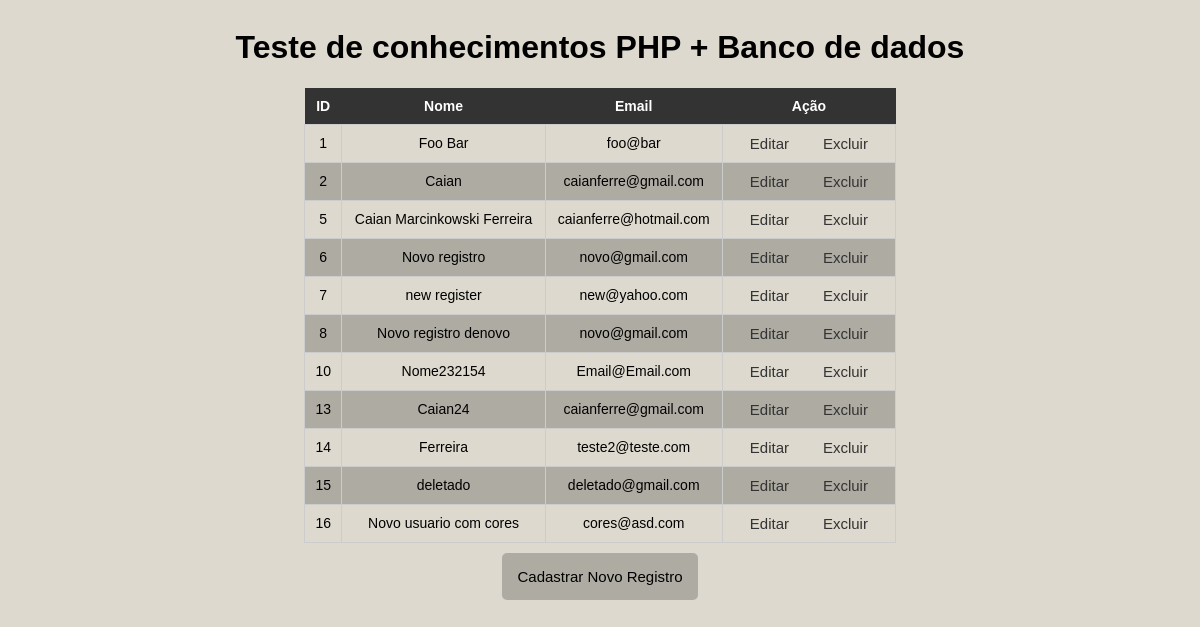
The app's page /, older data.
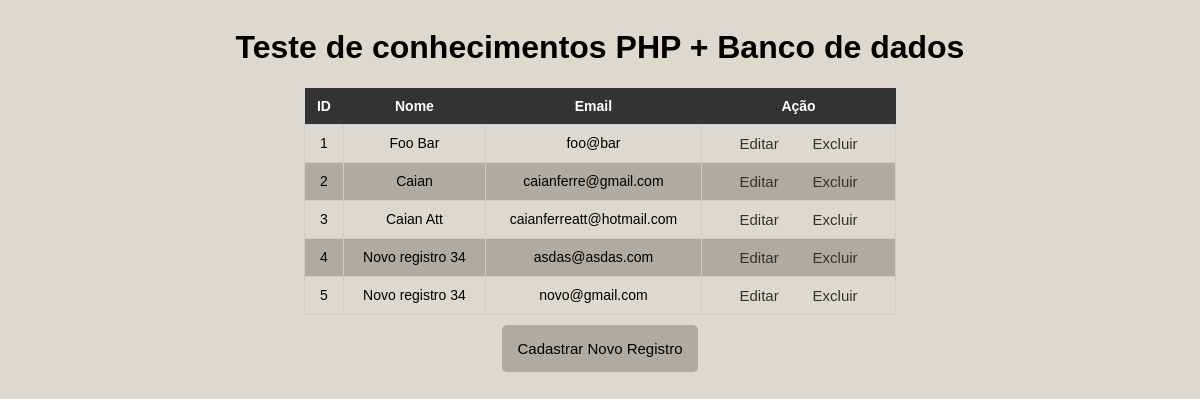
The same page, newer data.
### tables this page shows
CREATE TABLE users(
    id INTEGER PRIMARY KEY,
    name varchar(100) NOT NULL,
    email varchar(100) NOT NULL
);

### connection.php (called while the page is built, shortened)
<?php
class Connection {
    private $databaseFile;
    private $connection;
    public function __construct()
    {
        $this->databaseFile = realpath(__DIR__ . "/database/db.sqlite");
    }
    private function connect()
    {
        return $this->connection = new PDO("sqlite:{$this->databaseFile}");
    }
    public function getConnection()
    {
        return $this->connection ?: $this->connection = $this->connect();
    }
    public function query($query)
    {
        $result      = $this->getConnection()->query($query);
        $result->setFetchMode(PDO::FETCH_INTO, new stdClass);
        return $result;
    }
}

### index.php (the view)
<!DOCTYPE html>
<html>
<head>
    <link rel="stylesheet" type="text/css" href="style/style.css">
</head>
<body>
    <?php
    require 'connection.php';
    $connection = new Connection();
    $users = $connection->query("SELECT * FROM users");
    echo "
            <h1>Teste de conhecimentos PHP + Banco de dados</h1>
            <table class='styled-table'>
                <tr>
                    <th>ID</th>
                    <th>Nome</th>
                    <th>Email</th>
                    <th>Ação</th>
                </tr>
        ";
    foreach($users as $user) {
        echo sprintf("<tr>
                          <td>%s</td>
                          <td>%s</td>
                          <td>%s</td>
                          <td>
                            <a href='crud/edit/edit.php?id=%s'>Editar</a>
                            <a href='crud/delete/delete.php?id=%s'>Excluir</a>
                        </td>
                    </tr>",
        $user->id, $user->name, $user->email, $user->id, $user->id);
    }
    echo "</table>";
    echo '
        <form action="crud/create/create.php" method="post">
            <input type="submit" value="Cadastrar Novo Registro">
        </form>
    ';
    ?>
</body>
</html>

### style/style.css (style rules this page uses)
body { background-color: #ddd9ce; display: flex; flex-direction: column; align-items: center; justify-content: flex-start; height: 100vh; margin: 5; }
.styled-table { width: 50%; border-collapse: collapse; font-size: 14px; text-align: center; }
.styled-table th { background-color: #333; color: white; text-align: left; padding: 10px; text-align: center; font-family: Arial, Helvetica, sans-serif; }
.styled-table td { border: 1px solid #ccc; padding: 10px; font-family: Arial, Helvetica, sans-serif; }
.styled-table tr:nth-child(odd) { background-color: #00000036; }
input { border-radius: 5px; padding: 15px; border: none; outline: none; font-size: 15px; margin: 10px; background-color: #00000036; }
a { font-family: Arial, Helvetica, sans-serif; font-size: 15px; color: #333; margin: 15px; text-decoration: none; }
h1 { font-family: Arial, Helvetica, sans-serif; }

Row changes from the older to the newer data that the page shows:
removed users: id "6", name "Novo registro", email "novo@gmail.com"
removed users: id "7", name "new register", email "new@yahoo.com"
removed users: id "8", name "Novo registro denovo", email "novo@gmail.com"
removed users: id "10", name "Nome232154", email "Email@Email.com"
removed users: id "13", name "Caian24", email "caianferre@gmail.com"
removed users: id "14", name "Ferreira", email "teste2@teste.com"
removed users: id "15", name "deletado", email "deletado@gmail.com"
removed users: id "16", name "Novo usuario com cores", email "cores@asd.com"
added users: id "3", name "Caian Att", email "caianferreatt@hotmail.com"
added users: id "4", name "Novo registro 34", email "asdas@asdas.com"
changed users id 5: name "Caian Marcinkowski Ferreira" → "Novo registro 34"; email "caianferre@hotmail.com" → "novo@gmail.com"
